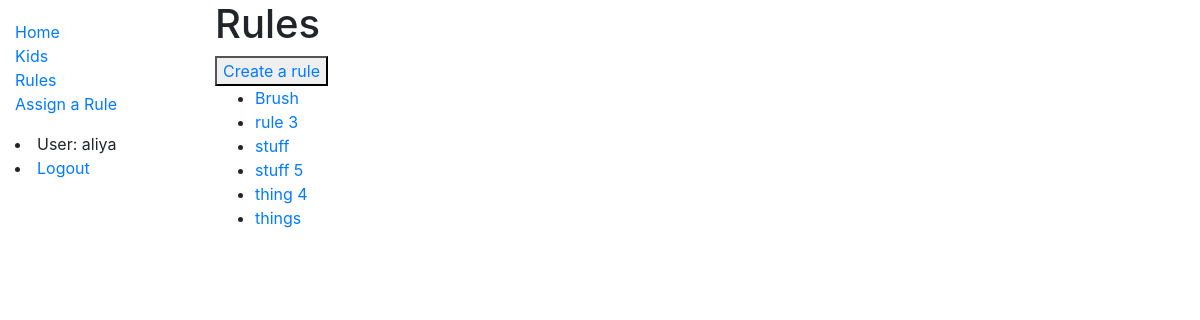
Screenshot of /chart/rules/ (signed in) with the database file from the repository.
### chart/models.py (models this page shows, shortened)
class Rule(models.Model):
    name = models.CharField(max_length=50, help_text='Enter rule', default=None)
    weight = models.IntegerField(default=0)
    description = models.TextField(max_length=250, help_text='Enter description of rule')
    class Meta:
        ordering = ['name']
    def get_absolute_url(self):
        return reverse('rule-detail', args=[str(self.id)])

### chart/views.py (the view)
# urls.py: path('rules/', views.RuleListView.as_view(), name='rules'),
class RuleListView(generic.ListView):
    model = Rule

### chart/templates/chart/rule_list.html
{% extends "base_generic.html" %}
{% block content %}
  <h1>Rules</h1>
  <button><a href="/chart/rule/create/">Create a rule</a></button>
  {% if rule_list %}
  <ul>
    {% for rule in rule_list %}
      <li>
        <a href="{{ rule.get_absolute_url }}">{{ rule.name }}</a>
      </li>
    {% endfor %}
  </ul>
  {% else %}
    <p>Add some rules to your database</p>
  {% endif %}
{% endblock %}

### chart/templates/base_generic.html (shortened to what this page needs)
<!DOCTYPE html>
<html lang="en">
<head>
  <link rel="stylesheet" href="https://stackpath.bootstrapcdn.com/bootstrap/4.1.3/css/bootstrap.min.css">
  {% load static %}
  <link rel="stylesheet" href="{% static 'css/styles.css' %}">
</head>
<body>
  <div class="container-fluid">
    <div class="row">
      <div class="col-sm-2">
      {% block sidebar %}
        <ul class="sidebar-nav">
          <li><a href="{% url 'index' %}">Home</a></li>
          <li><a href="{% url 'kids' %}">Kids</a></li>
          <li><a href="{% url 'rules' %}">Rules</a></li>
          <li><a href="{% url 'rule-instance-create' %}">Assign a Rule</a></li>
        </ul>
        {% if user.is_authenticated %}
     <li>User: {{ user.get_username }}</li>
     <li><a href="{% url 'logout'%}?next={{request.path}}">Logout</a></li>
   {% else %}
     <li><a href="{% url 'login'%}?next={{request.path}}">Login</a></li>
   {% endif %}
     {% endblock %}
      </div>
      <div class="col-sm-10 ">{% block content %}{% endblock %}</div>
    </div>
  </div>
</body>
</html>

### chart/static/css/styles.css (style rules this page uses)
.sidebar-nav { margin-top: 20px; padding: 0; list-style: none; }

### rows the page displays
Rule: name "Brush"
Rule: name "rule 3"
Rule: name "stuff"
Rule: name "stuff 5"
Rule: name "thing 4"
Rule: name "things"

### other values shown
{{ user.get_username }} "aliya"
